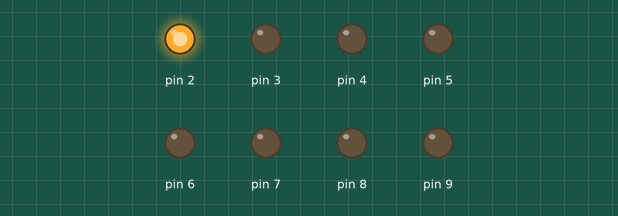
The sketch below on a simulated Arduino Uno, built with avr-gcc and run on an emulated ATmega328P. Shown: output pins drawn as LEDs (lit = HIGH).

Above: at 0.15 s.
At 0.65 s:
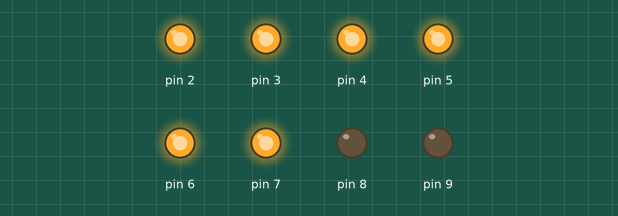
At 1.25 s:
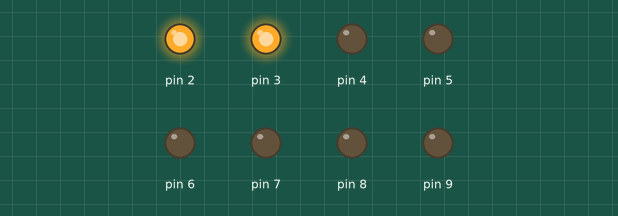
At 2.35 s:
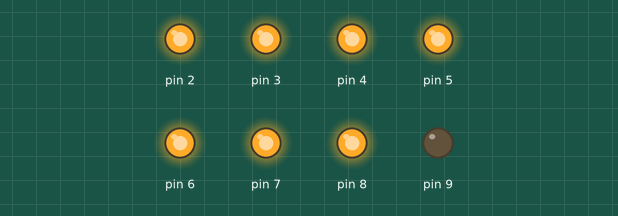
At 4.35 s:
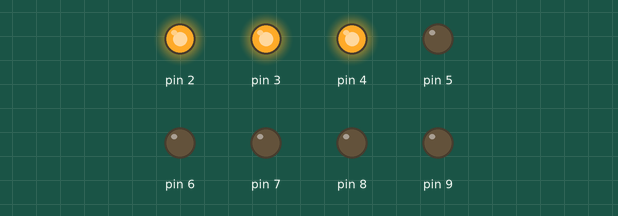
At 6.4 s:
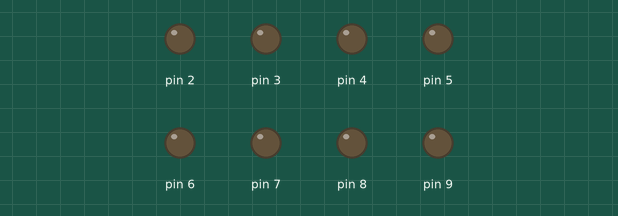
Timing chart, 0 to 7.4 s (numbered marks = the images above):
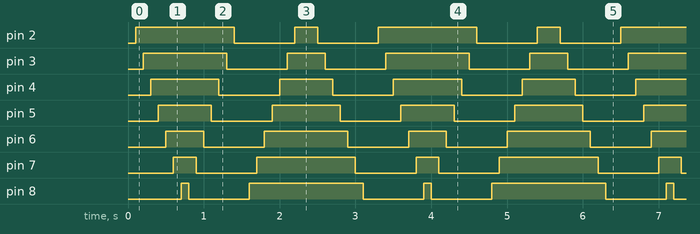

Measured:
- by itself, pin 2: repeats every 3.2 s: LOW 0.80 s, HIGH 0.30 s, LOW 0.80 s, HIGH 1.3 s
- by itself, pin 3: repeats every 3.2 s: LOW 0.80 s, HIGH 0.50 s, LOW 0.80 s, HIGH 1.1 s
- by itself, pin 4: repeats every 3.2 s: LOW 0.80 s, HIGH 0.70 s, LOW 0.80 s, HIGH 0.90 s
- by itself, pin 5: repeats every 3.2 s: LOW 0.80 s, HIGH 0.90 s, LOW 0.80 s, HIGH 0.70 s
- by itself, pin 6: repeats every 3.2 s: LOW 0.80 s, HIGH 1.1 s, LOW 0.80 s, HIGH 0.50 s
- by itself, pin 7: repeats every 3.2 s: LOW 0.80 s, HIGH 1.3 s, LOW 0.80 s, HIGH 0.30 s
- by itself, pin 8: repeats every 3.2 s: LOW 0.80 s, HIGH 1.5 s, LOW 0.80 s, HIGH 0.10 s

The sketch:

Flowing_LEDs.ino
```cpp
void setup()
{
  //set pins 2 through 9 as output
  for (int i = 2; i <= 9; i++)
  {
    pinMode(i, OUTPUT); //initialize a as an output
  }
}
/****************************************/
void loop()
{
  //iterate over the pins
  //turn the led on from lowest to the highest
  for (int a = 1; a <= 8; a++)
  {
    digitalWrite(a, HIGH); //turn this led on
    delay(100);//wait for 100 ms
  }
  //turn the led off from pin9 to pin2
  for (int a = 8; a >= 1; a--)
  {
    digitalWrite(a, LOW); //turn this led off
    delay(100);//wait for 100 ms
  }
  //turn the led off from pin2 to pin9
  for (int a = 8; a >= 1; a--)
  {
    digitalWrite(a, HIGH); //turn this led on
    delay(100);//wait for 100 ms
  }
  for (int a = 1; a <= 8; a++)
  {
    digitalWrite(a, LOW); //turn this led off
    delay(100);//wait for 100 ms
  }
}
```
